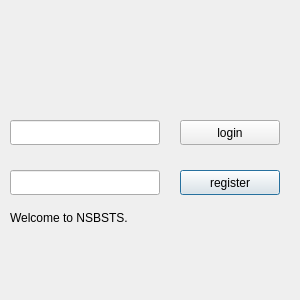
<?xml version="1.0" encoding="UTF-8"?>
<ui version="4.0">
 <class>launcher</class>
 <widget class="QDialog" name="launcher">
  <property name="geometry">
   <rect>
    <x>0</x>
    <y>0</y>
    <width>300</width>
    <height>300</height>
   </rect>
  </property>
  <property name="minimumSize">
   <size>
    <width>300</width>
    <height>300</height>
   </size>
  </property>
  <property name="maximumSize">
   <size>
    <width>300</width>
    <height>300</height>
   </size>
  </property>
  <property name="windowTitle">
   <string>NSBSTS Launcher</string>
  </property>
  <property name="styleSheet">
   <string notr="true">#launcher {
background-image: url(:/images/bgimg.jpg);
}</string>
  </property>
  <widget class="QLineEdit" name="namebox">
   <property name="geometry">
    <rect>
     <x>10</x>
     <y>120</y>
     <width>150</width>
     <height>25</height>
    </rect>
   </property>
   <property name="toolTip">
    <string>username</string>
   </property>
   <property name="whatsThis">
    <string>This is where you enter your ID. Essentially another passcode because IDs only work on one computer.</string>
   </property>
   <property name="styleSheet">
    <string notr="true"/>
   </property>
  </widget>
  <widget class="QPushButton" name="registerbutton">
   <property name="geometry">
    <rect>
     <x>180</x>
     <y>170</y>
     <width>100</width>
     <height>25</height>
    </rect>
   </property>
   <property name="text">
    <string>register</string>
   </property>
  </widget>
  <widget class="QLabel" name="loginstatus">
   <property name="geometry">
    <rect>
     <x>10</x>
     <y>210</y>
     <width>281</width>
     <height>16</height>
    </rect>
   </property>
   <property name="toolTip">
    <string/>
   </property>
   <property name="whatsThis">
    <string>This is the confirmation status, changes according to login success or fail</string>
   </property>
   <property name="styleSheet">
    <string notr="true">font: 75 12pt &quot;MS Shell Dlg 2&quot;;</string>
   </property>
   <property name="text">
    <string>Welcome to NSBSTS.</string>
   </property>
   <property name="textFormat">
    <enum>Qt::PlainText</enum>
   </property>
  </widget>
  <widget class="QPushButton" name="loginbutton">
   <property name="geometry">
    <rect>
     <x>180</x>
     <y>120</y>
     <width>100</width>
     <height>25</height>
    </rect>
   </property>
   <property name="text">
    <string>login</string>
   </property>
  </widget>
  <widget class="QLineEdit" name="passbox">
   <property name="geometry">
    <rect>
     <x>10</x>
     <y>170</y>
     <width>150</width>
     <height>25</height>
    </rect>
   </property>
   <property name="toolTip">
    <string>passcode</string>
   </property>
   <property name="whatsThis">
    <string>This is where you enter your passcode</string>
   </property>
   <property name="styleSheet">
    <string notr="true"/>
   </property>
   <property name="inputMask">
    <string/>
   </property>
   <property name="text">
    <string/>
   </property>
   <property name="echoMode">
    <enum>QLineEdit::Password</enum>
   </property>
  </widget>
 </widget>
 <layoutdefault spacing="6" margin="11"/>
 <resources/>
 <connections>
  <connection>
   <sender>loginbutton</sender>
   <signal>clicked()</signal>
   <receiver>launcher</receiver>
   <slot>open()</slot>
   <hints>
    <hint type="sourcelabel">
     <x>229</x>
     <y>132</y>
    </hint>
    <hint type="destinationlabel">
     <x>149</x>
     <y>149</y>
    </hint>
   </hints>
  </connection>
 </connections>
</ui>
